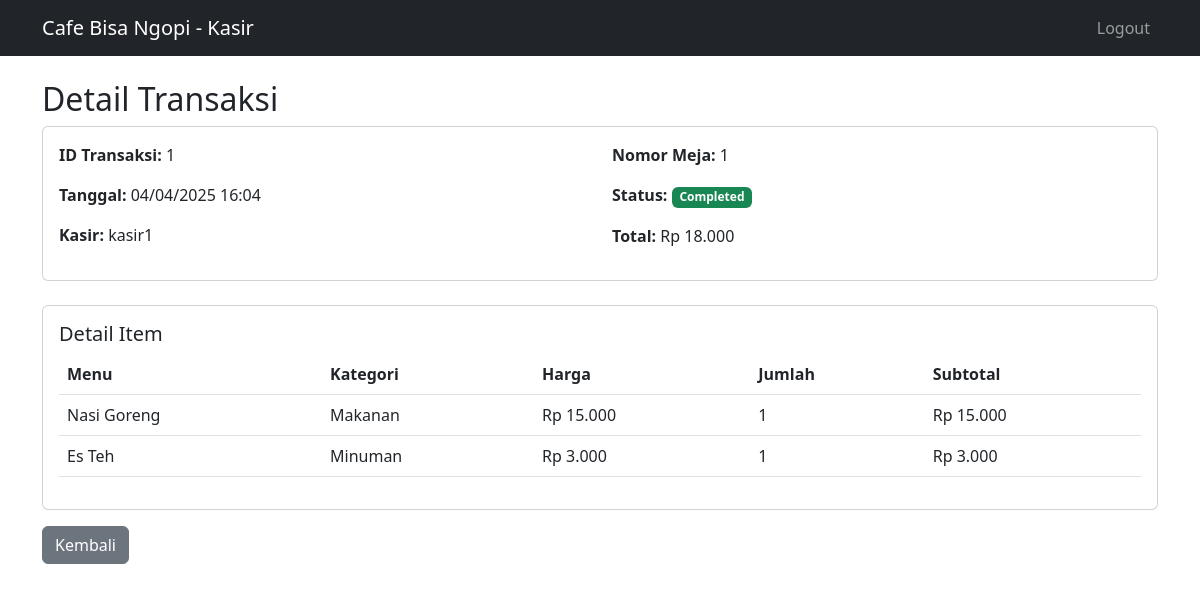
The page /pages/kasir/transaction_detail.php?id=1 (signed in) on the database its author committed.
### tables this page shows
CREATE TABLE IF NOT EXISTS orders (
    id INT PRIMARY KEY AUTO_INCREMENT,
    table_number INT NOT NULL,
    cashier_id INT NOT NULL,
    total_amount DECIMAL(10,2) NOT NULL,
    status ENUM('pending', 'completed', 'cancelled') NOT NULL DEFAULT 'pending',
    created_at TIMESTAMP DEFAULT CURRENT_TIMESTAMP,
    FOREIGN KEY (cashier_id) REFERENCES users(id)
);

CREATE TABLE IF NOT EXISTS users (
    id INT PRIMARY KEY AUTO_INCREMENT,
    username VARCHAR(50) UNIQUE NOT NULL,
    password VARCHAR(255) NOT NULL,
    role ENUM('kasir', 'manajer', 'admin') NOT NULL,
    created_at TIMESTAMP DEFAULT CURRENT_TIMESTAMP
);

CREATE TABLE IF NOT EXISTS order_items (
    id INT PRIMARY KEY AUTO_INCREMENT,
    order_id INT NOT NULL,
    menu_id INT NOT NULL,
    quantity INT NOT NULL,
    price DECIMAL(10,2) NOT NULL,
    created_at TIMESTAMP DEFAULT CURRENT_TIMESTAMP,
    FOREIGN KEY (order_id) REFERENCES orders(id),
    FOREIGN KEY (menu_id) REFERENCES menu(id)
);

CREATE TABLE IF NOT EXISTS menu (
    id INT PRIMARY KEY AUTO_INCREMENT,
    name VARCHAR(100) NOT NULL,
    category ENUM('makanan', 'minuman', 'snack') NOT NULL,
    price DECIMAL(10,2) NOT NULL,
    stock INT NOT NULL DEFAULT 0,
    status ENUM('tersedia', 'tidak_tersedia') NOT NULL DEFAULT 'tersedia',
    created_at TIMESTAMP DEFAULT CURRENT_TIMESTAMP
);

### pages/kasir/transaction_detail.php (the view, shortened to what this page needs)
<?php
require_once '../../config/database.php';
$order_id = $_GET['id'];
$stmt = $pdo->prepare("
    SELECT o.*, u.username as cashier_name
    FROM orders o
    JOIN users u ON o.cashier_id = u.id
    WHERE o.id = ? AND o.cashier_id = ?
");
$stmt->execute([$order_id, $_SESSION['user_id']]);
$order = $stmt->fetch();
$stmt = $pdo->prepare("
    SELECT oi.*, m.name, m.category
    FROM order_items oi
    JOIN menu m ON oi.menu_id = m.id
    WHERE oi.order_id = ?
");
$stmt->execute([$order_id]);
$items = $stmt->fetchAll();
?>
<!DOCTYPE html>
<html lang="en">
<head>
    <link href="https://cdn.jsdelivr.net/npm/bootstrap@5.3.0/dist/css/bootstrap.min.css" rel="stylesheet">
</head>
<body>
    <nav class="navbar navbar-expand-lg navbar-dark bg-dark">
        <div class="container">
            <a class="navbar-brand" href="dashboard.php">Cafe Bisa Ngopi - Kasir</a>
            <div class="navbar-nav ms-auto">
                <a class="nav-link" href="../../auth/logout.php">Logout</a>
            </div>
        </div>
    </nav>
    <div class="container mt-4">
        <h2>Detail Transaksi</h2>
        <div class="card mb-4">
            <div class="card-body">
                <div class="row">
                    <div class="col-md-6">
                        <p><strong>ID Transaksi:</strong> <?php echo $order['id']; ?></p>
                        <p><strong>Tanggal:</strong> <?php echo date('d/m/Y H:i', strtotime($order['created_at'])); ?>
                        </p>
                        <p><strong>Kasir:</strong> <?php echo htmlspecialchars($order['cashier_name']); ?></p>
                    </div>
                    <div class="col-md-6">
                        <p><strong>Nomor Meja:</strong> <?php echo $order['table_number']; ?></p>
                        <p><strong>Status:</strong>
                            <span
                                class="badge bg-<?php echo $order['status'] == 'completed' ? 'success' : 'warning'; ?>">
                                <?php echo ucfirst($order['status']); ?>
                            </span>
                        </p>
                        <p><strong>Total:</strong> Rp <?php echo number_format($order['total_amount'], 0, ',', '.'); ?>
                        </p>
                    </div>
                </div>
            </div>
        </div>
        <div class="card">
            <div class="card-body">
                <h5 class="card-title">Detail Item</h5>
                <div class="table-responsive">
                    <table class="table">
                        <thead>
                            <tr>
                                <th>Menu</th>
                                <th>Kategori</th>
                                <th>Harga</th>
                                <th>Jumlah</th>
                                <th>Subtotal</th>
                            </tr>
                        </thead>
                        <tbody>
                            <?php foreach ($items as $item): ?>
                            <tr>
                                <td><?php echo htmlspecialchars($item['name']); ?></td>
                                <td><?php echo ucfirst($item['category']); ?></td>
                                <td>Rp <?php echo number_format($item['price'], 0, ',', '.'); ?></td>
                                <td><?php echo $item['quantity']; ?></td>
                                <td>Rp <?php echo number_format($item['price'] * $item['quantity'], 0, ',', '.'); ?>
                                </td>
                            </tr>
                            <?php endforeach; ?>
                        </tbody>
                    </table>
                </div>
            </div>
        </div>
        <div class="mt-3">
            <a href="transactions.php" class="btn btn-secondary">Kembali</a>
        </div>
    </div>
</body>
</html>

### rows shown on the page
orders: id "1", created_at "04/04/2025 16:04", cashier.username "kasir1", table_number "1", status "Completed", total_amount "18.000"
order_items: menu.name "Nasi Goreng", menu.category "Makanan", price "15.000", quantity "1", $item['price'] * $item['quantity'] "15.000"
order_items: menu.name "Es Teh", menu.category "Minuman", price "3.000", quantity "1", $item['price'] * $item['quantity'] "3.000"
